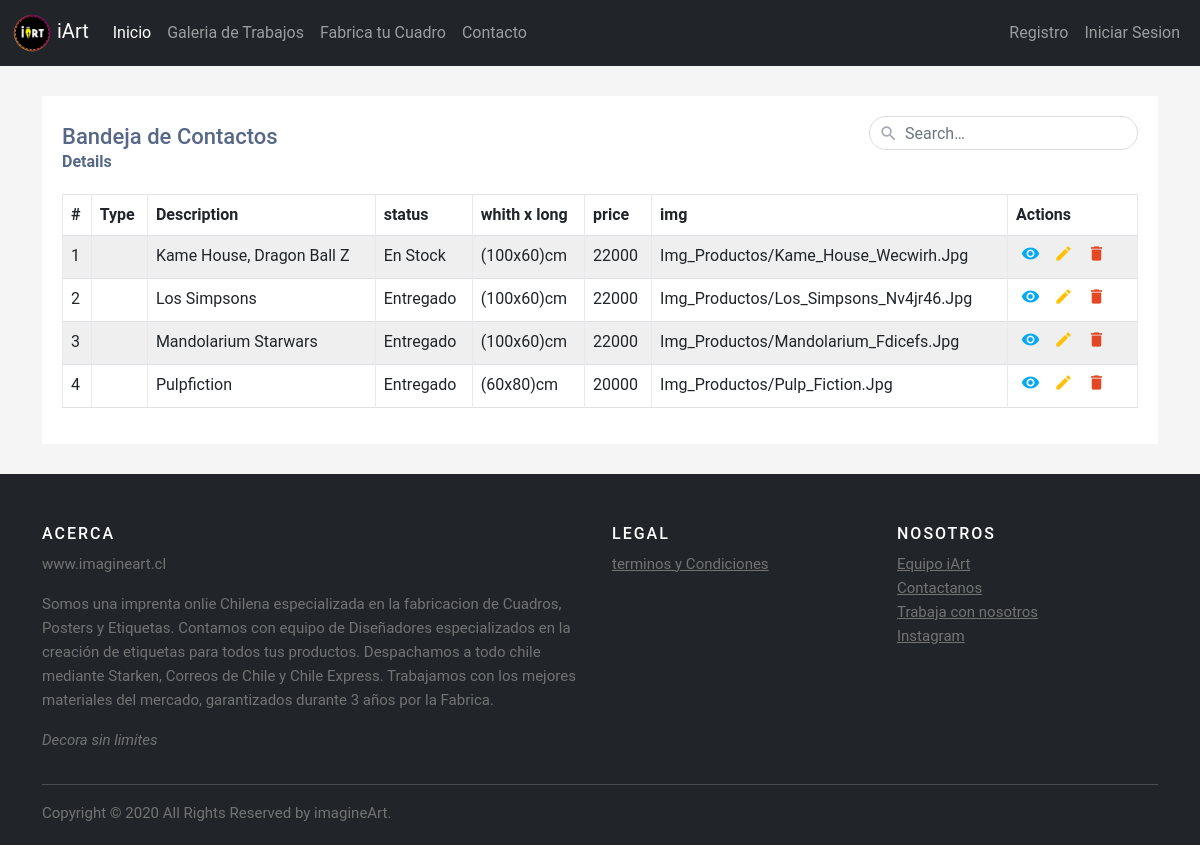
Page /productcrud/ on the earlier database version.
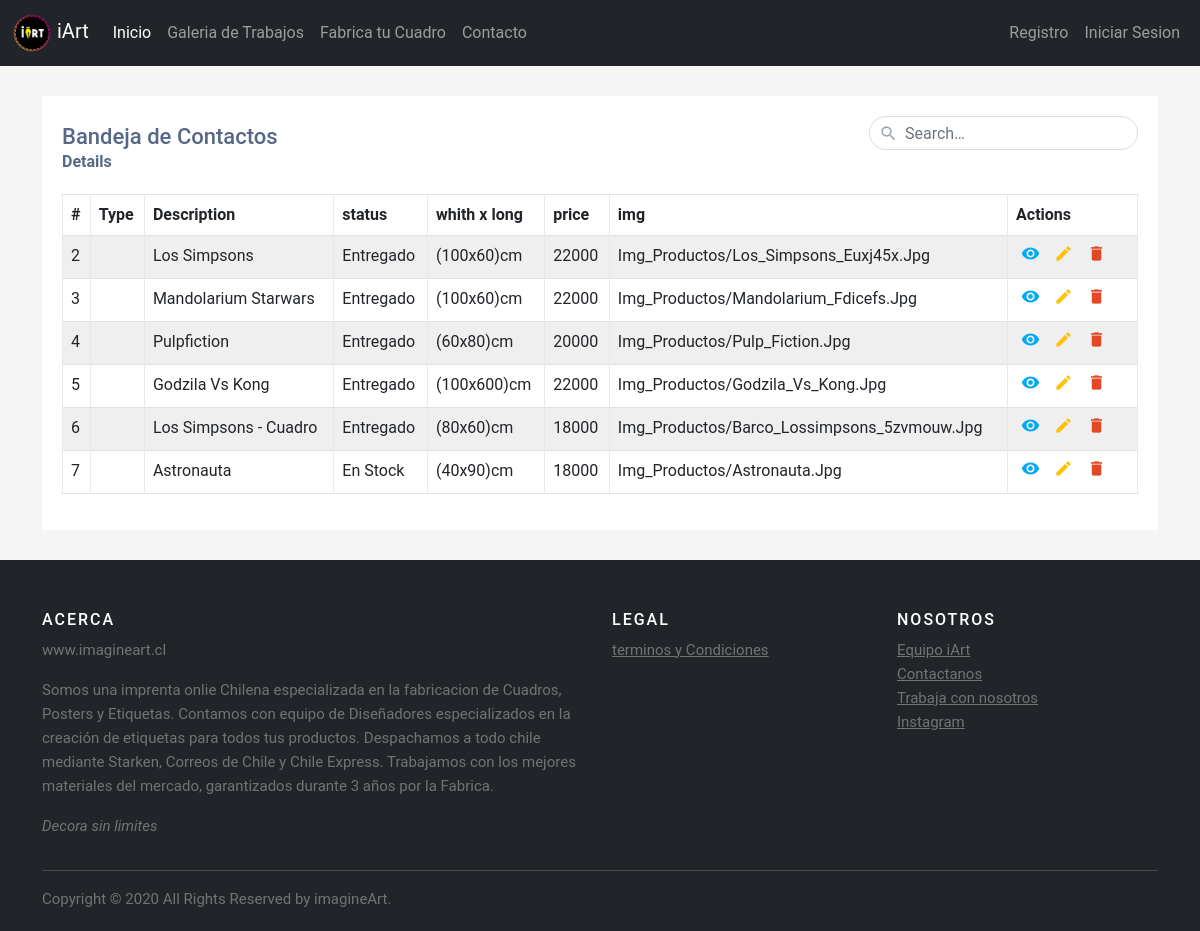
Same page on the later database version.
### core/models.py (models this page shows, shortened)
class newProduct(models.Model):
    type = models.ForeignKey(typeProduct, on_delete=models.CASCADE)
    ancho = models.IntegerField()
    largo = models.IntegerField()
    price = models.IntegerField()
    status = models.ForeignKey(statusProduct, on_delete=models.CASCADE)
    description = models.TextField(max_length=400)
    img = models.ImageField(upload_to='img_productos', null=True, blank=True)

class statusProduct (models.Model) :
    nomStatus = models.CharField( max_length = 20, blank=True)
    descriptionStatus = models.TextField(max_length=400, blank=True)
    def __str__(self):
        return self.nomStatus

### core/views.py (the view)
# urls.py: path('productcrud/', views.productcrud, name= 'productcrud'),#PRODUCT CRUD
def productcrud(request): #PRODUCT CRUD
    contacts = newProduct.objects.all()
    data = {
        'entity' : contacts
    }
    return render(request, 'product/productcrud.html', data)

### core/carprocess.py (called while the page is built)
def total_carrito(request):
    total = 0
    if request.user.is_authenticated:
        if "carrito" in request.session:
            for key, value in request.session["carrito"].items():
                total += int(value["acumulado"])
    return {"total_carrito" : total}

### core/templates/product/productcrud.html (shortened to what this page needs)
{% extends 'web/base.html' %}
{% load static %}
{% block contenido %}
    {% block css %}
        <link rel="stylesheet" href="{% static 'app/css/style.css' %}">
        <link rel="stylesheet" href="{% static 'app/css/crud.css' %}">
    {% endblock css %}
    <div class="container-xl">
        <div class="table-responsive">
            <div class="table-wrapper">
                <div class="table-title">
                    <div class="row">
                        <div class="col-sm-8"><h2>Bandeja de Contactos </h2><b>Details</b></div>
                        <div class="col-sm-4">
                            <div class="search-box">
                                <i class="material-icons">&#xE8B6;</i>
                                <input type="text" class="form-control" placeholder="Search&hellip;">
                            </div>
                        </div>
                    </div>
                </div>
                <table class="table table-striped table-hover table-bordered">
                    <thead>
                        <tr>
                            <th>#</th>
                            <th>Type</th>
                            <th>Description</th>
                            <th>status</th>
                            <th>whith x long</th>
                            <th>price</th>
                            <th>img</th>
                            <th>Actions</th>
                        </tr>
                    </thead>
                    <tbody>
                        {% for p in entity %}
                            <tr>
                                <td>{{p.id | title}}</td>
                                <td>{{p.typt | title}}</td>
                                <td>{{p.description | title}}</td>
                                <td>{{p.status | title}}</td>
                                <td>({{p.ancho}}x{{p.largo}})cm</td>
                                <td>{{p.price | title}}</td>
                                <td>{{p.img | title}}</td>
                                <td>
                                    <a href="#" class="view" title="View" data-toggle="tooltip"><i class="material-icons">&#xE417;</i></a>
                                    <a href="{% url 'editProduct' p.id%}" class="edit" title="Edit" data-toggle="tooltip"><i class="material-icons">&#xE254;</i></a>
                                    <a href="{% url 'deleteProduct' p.id%}" class="delete" title="Delete" data-toggle="tooltip"><i class="material-icons">&#xE872;</i></a>
                                </td>
                            </tr>
                        {% endfor %}
                    </tbody>
                </table>
            </div>
        </div>
    </div>
{% endblock contenido %}

Differences in the rows shown:
removed newProduct: id "1", description "Kame House, Dragon Ball Z", status "En Stock", ancho "100", largo "60", price "22000", img "Img_Productos/Kame_House_Wecwirh.Jpg"
changed newProduct "Los Simpsons": img "Img_Productos/Los_Simpsons_Nv4jr46.Jpg" → "Img_Productos/Los_Simpsons_Euxj45x.Jpg"
added newProduct: id "5", description "Godzila Vs Kong", status "Entregado", ancho "100", largo "600", price "22000", img "Img_Productos/Godzila_Vs_Kong.Jpg"
added newProduct: id "6", description "Los Simpsons - Cuadro", status "Entregado", ancho "80", largo "60", price "18000", img "Img_Productos/Barco_Lossimpsons_5zvmouw.Jpg"
added newProduct: id "7", description "Astronauta", status "En Stock", ancho "40", largo "90", price "18000", img "Img_Productos/Astronauta.Jpg"
